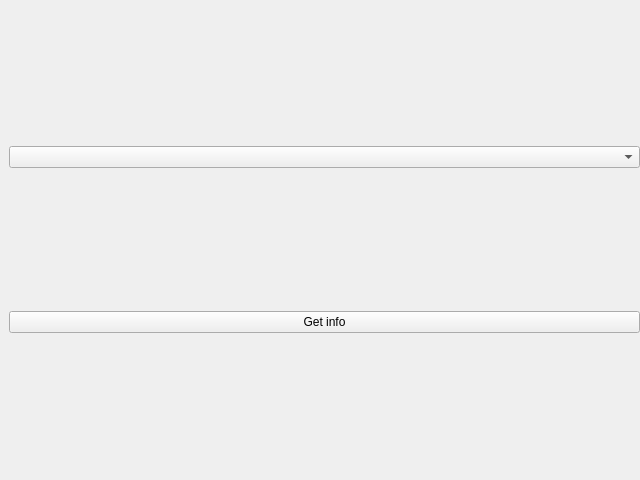
<?xml version="1.0" encoding="UTF-8"?>
<ui version="4.0">
 <class>MainWindow</class>
 <widget class="QMainWindow" name="MainWindow">
  <property name="geometry">
   <rect>
    <x>0</x>
    <y>0</y>
    <width>640</width>
    <height>480</height>
   </rect>
  </property>
  <property name="windowTitle">
   <string>MainWindow</string>
  </property>
  <widget class="QWidget" name="centralwidget">
   <widget class="QWidget" name="verticalLayoutWidget">
    <property name="geometry">
     <rect>
      <x>9</x>
      <y>9</y>
      <width>631</width>
      <height>461</height>
     </rect>
    </property>
    <layout class="QVBoxLayout" name="verticalLayout">
     <item>
      <widget class="QComboBox" name="chooseAuctionComboBox"/>
     </item>
     <item>
      <widget class="QPushButton" name="chooseAuctionButton">
       <property name="text">
        <string>Get info</string>
       </property>
      </widget>
     </item>
    </layout>
   </widget>
  </widget>
 </widget>
 <resources/>
 <connections/>
</ui>
